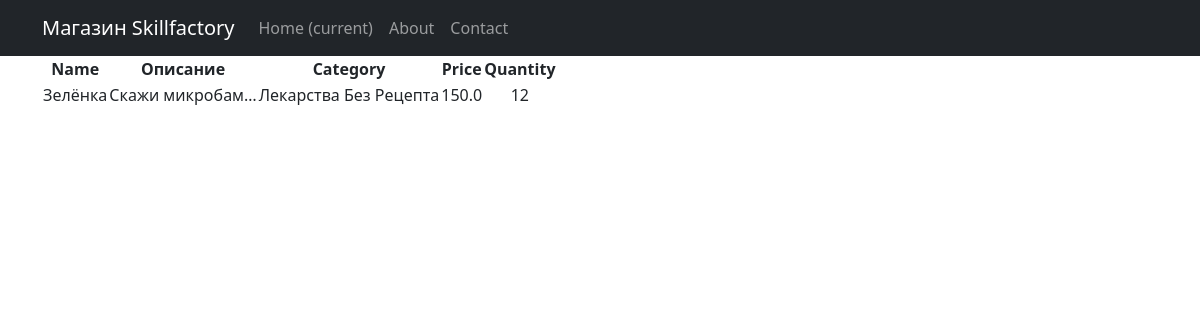
The app's page /products/3 with its own data.
### simpleapp/models.py (models this page shows, shortened)
class Product(models.Model):
    name = models.CharField(max_length=50, unique=True)
    description = models.TextField()
    quantity = models.IntegerField(validators=[MinValueValidator(0, 'Quantity should be >= 0')])
    category = models.ForeignKey('Category', on_delete=models.CASCADE)
    price = models.FloatField(validators=[MinValueValidator(0.0, 'Price should be >= 0.0')])

class Category(models.Model):
    name = models.CharField(max_length=100, unique=True)

### simpleapp/views.py (the view)
# urls.py: path('<int:pk>', ProductDetailView.as_view(), name='product_detail'),
class ProductDetailView(DetailView):
    template_name = 'product_detail.html'
    queryset = Product.objects.all()

### templates/product_detail.html (shortened to what this page needs)
{% extends 'flatpages/default.html' %}
{% block content %}
<table>
    <thead>
        <th>Name</th>
        <th>Описание</th>
        <th>Category</th>
        <th>Price</th>
        <th>Quantity</th>
    </thead>
    <tr>
        <td>{{ product.name|title }}</td>
        <td>{{ product.description|truncatechars:15 }}</td>
        <td>{{ product.category.name|title }}</td>
        <td>{{ product.price }}</td>
        <td>{{ product.quantity }}</td>
    </tr>
</table>
{% endblock content %}

### records on screen
Product: name "Зелёнка", description "Скажи микробам…", category.name "Лекарства Без Рецепта", price "150.0", quantity "12"
